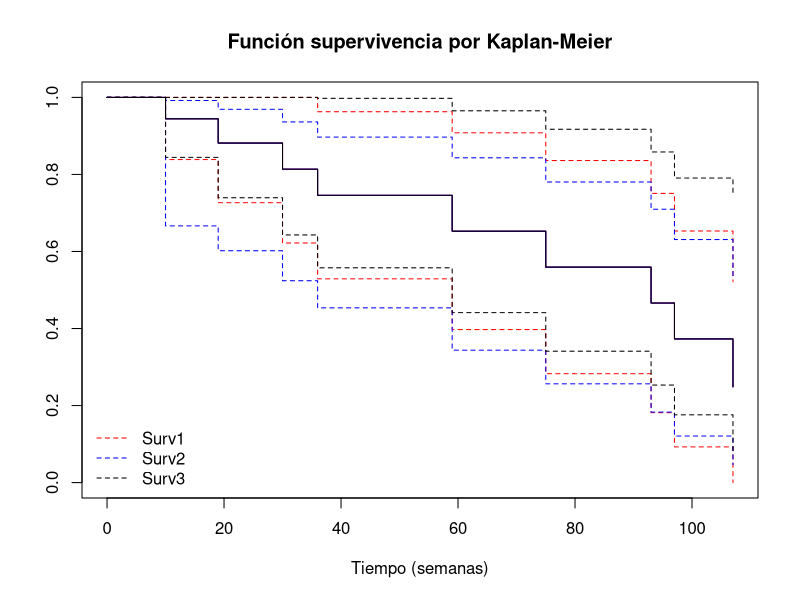
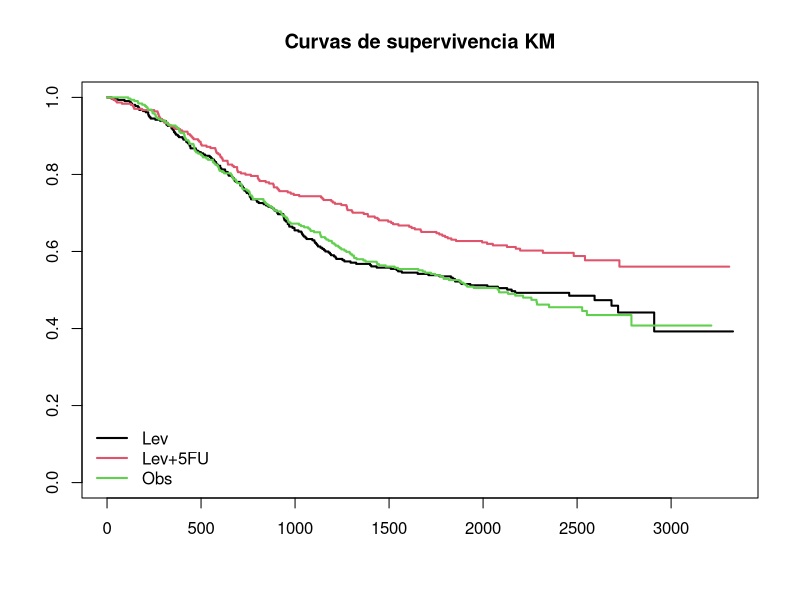
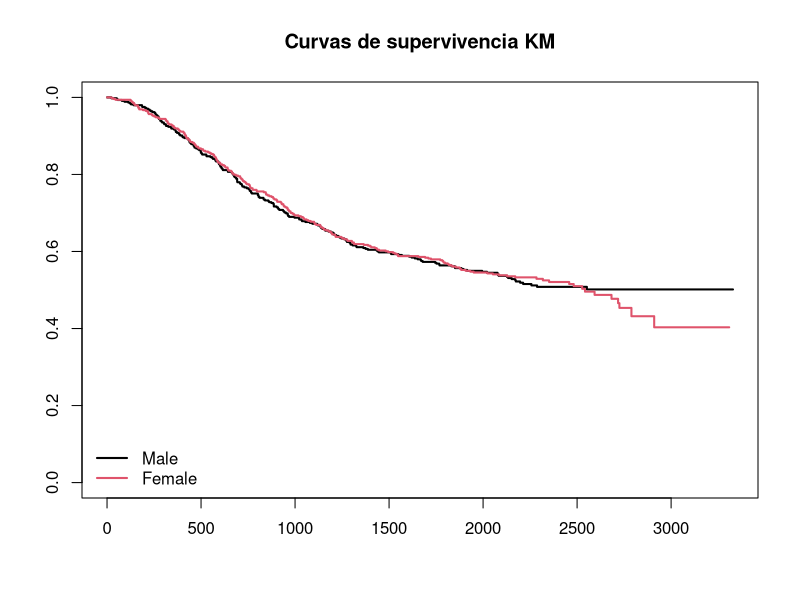
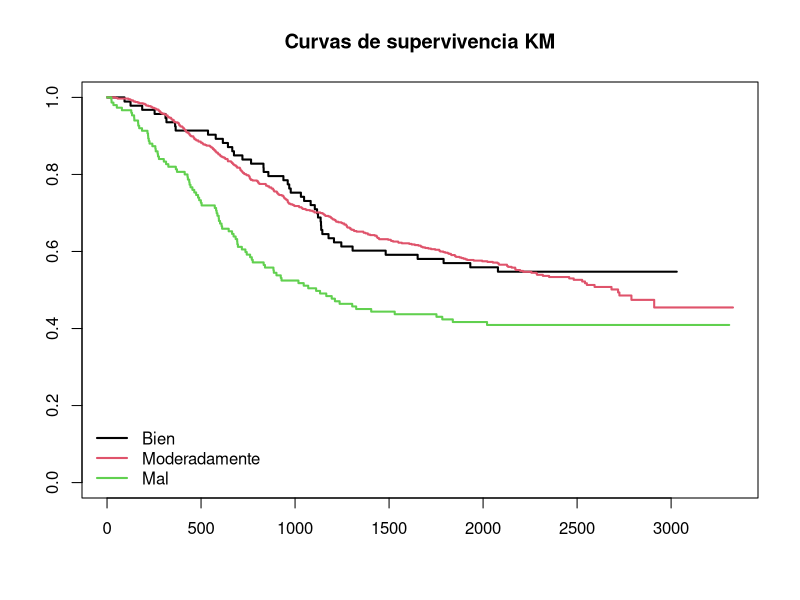
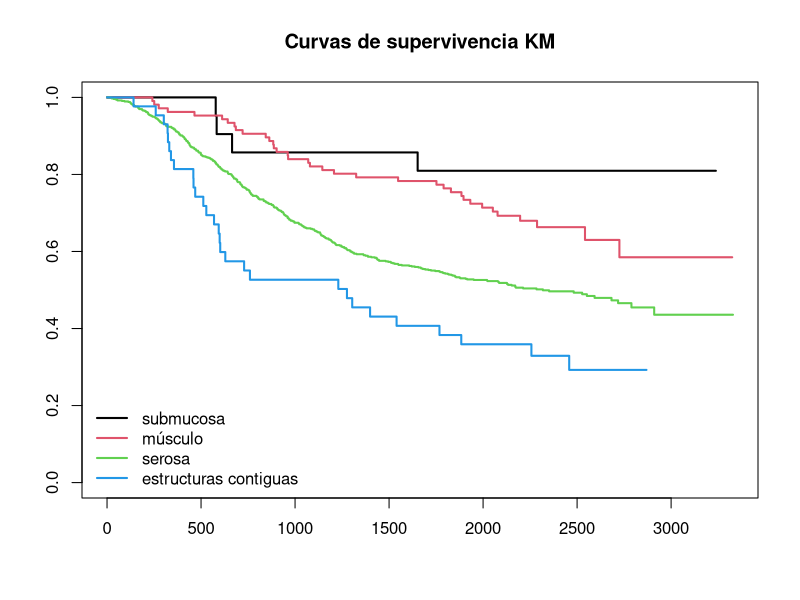
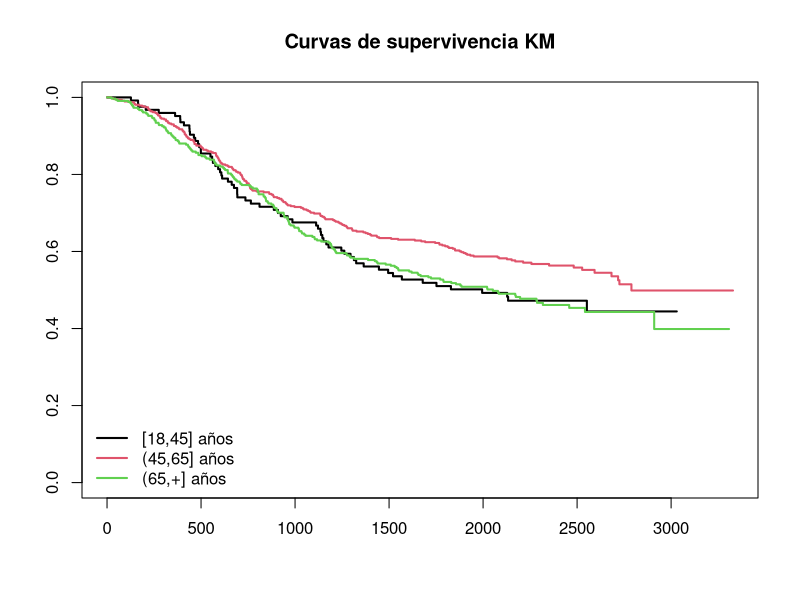

The R script that drew these images, in order:
## ---- chunk 1
knitr::opts_chunk$set(echo = TRUE)  
## ---- chunk 2
diu <- read.table("dispositivo.txt", header=T)
print(diu)
## ---- chunk 3
library(survival)

## Intervalo de confianza "curva +- error estandar" ##
diu.surv1 <- survfit(Surv(time,status)~1, diu, conf.type="plain")
summary(diu.surv1)

## Intervalo de confianza con la transformación clog-log ##
diu.surv2 <- survfit(Surv(time,status)~1, diu, conf.type="log-log")
summary(diu.surv2)

## Intervalo de confianza aplicando logaritmos (por defecto) ##
diu.surv3 <- survfit(Surv(time,status)~1, diu)
summary(diu.surv3)
## ---- chunk 4
plot(diu.surv1, col="red", main="Función supervivencia por Kaplan-Meier", xlab="Tiempo (semanas)")
lines(diu.surv2, col="blue")
lines(diu.surv3, col="black")
legend("bottomleft", c("Surv1","Surv2","Surv3"), col=c("red","blue","black"), lty=2, bty="n")
## ---- chunk 5
aux <- summary(diu.surv3)[c("time","n.risk","n.event","surv","std.err","lower","upper")]
aux <- as.data.frame(aux)

aux[aux$time=="19",]
## ---- chunk 6
aux[aux$surv<0.85,]
## ---- chunk 7
colon <- read.table("colon.txt", header=T, stringsAsFactors=T)
str(colon)
## ---- chunk 8
colon.surv <- survfit(Surv(time, status) ~ rx, data=colon)

plot(colon.surv, col=c(1,2,3), lwd=2, main="Curvas de supervivencia KM")
legend("bottomleft", levels(colon$rx), col=c(1,2,3), lwd=2, bty="n")
## ---- chunk 9
survdiff(Surv(time,status)~rx, colon) 
## ---- chunk 10
survdiff(Surv(time,status)~rx, rho=1, colon)
## ---- chunk 11
aux <- summary(colon.surv)[c("strata","time","n.risk","n.event","surv","std.err","lower","upper")]
aux <- as.data.frame(aux)
aux <- aux[aux$strata=="rx=Lev+5FU",]
head(aux, n=10)
## ---- chunk 12
colon.surv2 <- survfit(Surv(time, status) ~ sex, data=colon)

survdiff(Surv(time,status)~sex, colon) 

plot(colon.surv2, col=c(1,2,3), lwd=2, main="Curvas de supervivencia KM")
legend("bottomleft", c("Male","Female"), col=c(1,2,3), lwd=2, bty="n")
## ---- chunk 13
colon.surv3 <- survfit(Surv(time, status) ~ differ, data=colon)

survdiff(Surv(time,status)~differ, colon) 

plot(colon.surv3, col=c(1,2,3), lwd=2, main="Curvas de supervivencia KM")
legend("bottomleft", c("Bien","Moderadamente","Mal"), col=c(1,2,3), lwd=2, bty="n")
## ---- chunk 14
colon.surv4 <- survfit(Surv(time, status) ~ extent, data=colon)

survdiff(Surv(time,status)~extent, colon) 

plot(colon.surv4, col=c(1,2,3,4), lwd=2, main="Curvas de supervivencia KM")
legend("bottomleft", c("submucosa","músculo","serosa","estructuras contiguas"), col=c(1,2,3,4), lwd=2, bty="n")
## ---- chunk 15
colon$grupo <- cut(colon$age, include.lowest=TRUE, right=TRUE,
                   breaks=c(18,45,65,max(colon$age)),
                   labels=c("grupo 1","grupo 2","grupo 3"))
summary(colon$grupo)
## ---- chunk 16
colon.surv5 <- survfit(Surv(time, status) ~ grupo, data=colon)

survdiff(Surv(time,status)~grupo, colon) 

plot(colon.surv5, col=c(1,2,3), lwd=2, main="Curvas de supervivencia KM")
legend("bottomleft", c("[18,45] años","(45,65] años","(65,+] años"), col=c(1,2,3), lwd=2, bty="n")
## ---- chunk 17
library(MASS)

data("VA")
str(VA)
